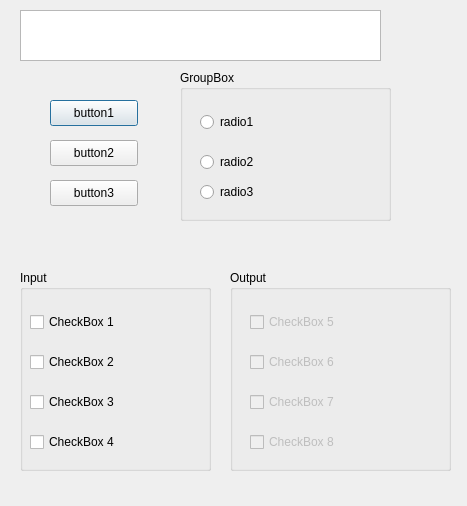
<?xml version="1.0" encoding="UTF-8"?>
<ui version="4.0">
 <class>Dialog</class>
 <widget class="QDialog" name="Dialog">
  <property name="geometry">
   <rect>
    <x>0</x>
    <y>0</y>
    <width>467</width>
    <height>506</height>
   </rect>
  </property>
  <property name="windowTitle">
   <string>Dialog</string>
  </property>
  <widget class="QTextEdit" name="textEdit">
   <property name="geometry">
    <rect>
     <x>20</x>
     <y>10</y>
     <width>361</width>
     <height>51</height>
    </rect>
   </property>
  </widget>
  <widget class="QPushButton" name="button1">
   <property name="geometry">
    <rect>
     <x>50</x>
     <y>100</y>
     <width>88</width>
     <height>26</height>
    </rect>
   </property>
   <property name="text">
    <string>button1</string>
   </property>
  </widget>
  <widget class="QPushButton" name="button2">
   <property name="geometry">
    <rect>
     <x>50</x>
     <y>140</y>
     <width>88</width>
     <height>26</height>
    </rect>
   </property>
   <property name="text">
    <string>button2</string>
   </property>
  </widget>
  <widget class="QGroupBox" name="groupBox">
   <property name="geometry">
    <rect>
     <x>180</x>
     <y>70</y>
     <width>211</width>
     <height>151</height>
    </rect>
   </property>
   <property name="title">
    <string>GroupBox</string>
   </property>
   <widget class="QRadioButton" name="radio1">
    <property name="geometry">
     <rect>
      <x>20</x>
      <y>40</y>
      <width>111</width>
      <height>24</height>
     </rect>
    </property>
    <property name="text">
     <string>radio1</string>
    </property>
   </widget>
   <widget class="QRadioButton" name="radio2">
    <property name="geometry">
     <rect>
      <x>20</x>
      <y>80</y>
      <width>111</width>
      <height>24</height>
     </rect>
    </property>
    <property name="text">
     <string>radio2</string>
    </property>
   </widget>
   <widget class="QRadioButton" name="radio3">
    <property name="enabled">
     <bool>true</bool>
    </property>
    <property name="geometry">
     <rect>
      <x>20</x>
      <y>110</y>
      <width>111</width>
      <height>24</height>
     </rect>
    </property>
    <property name="text">
     <string>radio3</string>
    </property>
   </widget>
  </widget>
  <widget class="QPushButton" name="button3">
   <property name="geometry">
    <rect>
     <x>50</x>
     <y>180</y>
     <width>88</width>
     <height>26</height>
    </rect>
   </property>
   <property name="text">
    <string>button3</string>
   </property>
  </widget>
  <widget class="QGroupBox" name="inputGroup">
   <property name="geometry">
    <rect>
     <x>20</x>
     <y>270</y>
     <width>191</width>
     <height>201</height>
    </rect>
   </property>
   <property name="title">
    <string>Input</string>
   </property>
   <widget class="QCheckBox" name="checkBox1">
    <property name="geometry">
     <rect>
      <x>10</x>
      <y>40</y>
      <width>121</width>
      <height>24</height>
     </rect>
    </property>
    <property name="text">
     <string>CheckBox 1</string>
    </property>
   </widget>
   <widget class="QCheckBox" name="checkBox2">
    <property name="geometry">
     <rect>
      <x>10</x>
      <y>80</y>
      <width>111</width>
      <height>24</height>
     </rect>
    </property>
    <property name="text">
     <string>CheckBox 2</string>
    </property>
   </widget>
   <widget class="QCheckBox" name="checkBox3">
    <property name="geometry">
     <rect>
      <x>10</x>
      <y>120</y>
      <width>121</width>
      <height>24</height>
     </rect>
    </property>
    <property name="text">
     <string>CheckBox 3</string>
    </property>
   </widget>
   <widget class="QCheckBox" name="checkBox4">
    <property name="geometry">
     <rect>
      <x>10</x>
      <y>160</y>
      <width>111</width>
      <height>24</height>
     </rect>
    </property>
    <property name="text">
     <string>CheckBox 4</string>
    </property>
   </widget>
  </widget>
  <widget class="QGroupBox" name="outputGroup">
   <property name="geometry">
    <rect>
     <x>230</x>
     <y>270</y>
     <width>221</width>
     <height>201</height>
    </rect>
   </property>
   <property name="title">
    <string>Output</string>
   </property>
   <widget class="QCheckBox" name="checkBox5">
    <property name="enabled">
     <bool>false</bool>
    </property>
    <property name="geometry">
     <rect>
      <x>20</x>
      <y>40</y>
      <width>131</width>
      <height>24</height>
     </rect>
    </property>
    <property name="text">
     <string>CheckBox 5</string>
    </property>
   </widget>
   <widget class="QCheckBox" name="checkBox6">
    <property name="enabled">
     <bool>false</bool>
    </property>
    <property name="geometry">
     <rect>
      <x>20</x>
      <y>80</y>
      <width>141</width>
      <height>24</height>
     </rect>
    </property>
    <property name="text">
     <string>CheckBox 6 </string>
    </property>
   </widget>
   <widget class="QCheckBox" name="checkBox7">
    <property name="enabled">
     <bool>false</bool>
    </property>
    <property name="geometry">
     <rect>
      <x>20</x>
      <y>120</y>
      <width>131</width>
      <height>24</height>
     </rect>
    </property>
    <property name="text">
     <string>CheckBox 7</string>
    </property>
   </widget>
   <widget class="QCheckBox" name="checkBox8">
    <property name="enabled">
     <bool>false</bool>
    </property>
    <property name="geometry">
     <rect>
      <x>20</x>
      <y>160</y>
      <width>121</width>
      <height>24</height>
     </rect>
    </property>
    <property name="text">
     <string>CheckBox 8</string>
    </property>
   </widget>
  </widget>
 </widget>
 <resources/>
 <connections/>
</ui>
